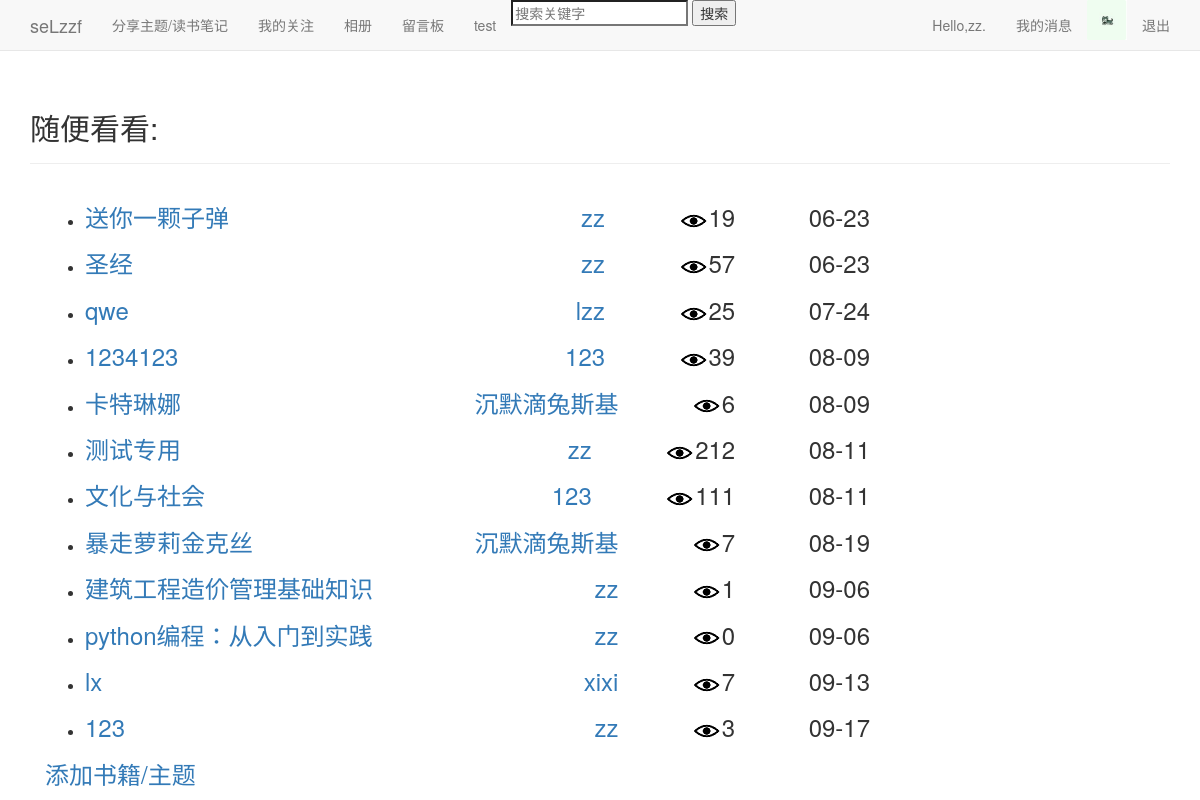
Page /index/ (signed in) on the committed database.
### users/models.py (models this page shows, shortened)
class Userinfo(models.Model):
	user=models.OneToOneField(User)
	pic=models.ImageField(upload_to='images',default='images/default.jpg',verbose_name='头像',blank=True)
	sex=models.CharField('性别',max_length=2,choices=(
	('男','♂'),('女','♀')),blank=True)
	birthday=models.DateField('生日',default='2000-01-01',blank=True)
	school=models.TextField('学校',max_length=50,default='暂未设置所在学校')
	autograph=models.TextField('个性签名',max_length=50,default='暂未设置个性签名')

### blogs/models.py (models this page shows, shortened)
class Theme(models.Model):
	owner=models.ForeignKey(User)
	title=models.CharField('标题',max_length=15)
	date_added=models.DateTimeField(auto_now_add=True)
	设为私密=models.BooleanField(default=False)
	views=models.PositiveIntegerField(default=0)

### blogs/views.py (the view)
# urls.py: url(r'^index/$',views.index,name='index'),
@login_required
def index(request):
	themes=Theme.objects.filter(设为私密=False)
	page_user=request.user
	request_userinfo=Userinfo.objects.get(user=page_user)
	context={'themes':themes,'page_user':page_user,'request_userinfo':request_userinfo}
	return render(request,'blogs/index.html',context)

### blogs/templates/blogs/index.html (shortened to what this page needs)
{% extends "blogs/base.html" %}
{% load static %}
{% block header %}
  <h2>随便看看:</h2>
{% endblock header %}
{% block content %}
<div class="col-md-9">
<ul>
  {% for theme in themes %}
	<li><h3>
	  <a href="{% url 'blogs:theme' theme.owner.id theme.id %}">{{theme.title}}</a>
	  <div style="float:right;">
		{{theme.date_added|date:'m-d'}}
	  </div>
	  <div style="float:right;">
		<img src="{% static 'images/views.jpg' %}"/>{{theme.views}}
	  </div>
	  <a style="float:right;" href="{% url 'users:userinfo' theme.owner.id %}">{{theme.owner}}</a>
	</h3></li>
  {% empty %}
	<li>暂时还没有人发表主题。</li>
  {% endfor %}
</ul>
  {% if page_user == user %}
  <h3>
    <a href="{% url 'blogs:new_theme' %}">添加书籍/主题</a>
  </h3>
  {% endif %}
</div>
{% endblock content %}

### blogs/templates/blogs/base.html (shortened to what this page needs)
{% load bootstrap3 %}
{% load static %}
<!DOCTYPE html>
<html lang='en'>
<head>
  {% bootstrap_css %}
</head>
<body>
  <nav class='navbar navbar-default navbar-static-top'>
    <div class='container'>
	  <div class='navbar-header'>
	    <a class='navbar-brand' href="{% url 'blogs:index' %}">seLzzf</a>
	  </div>
	  <div id='navbar' class='navbar-collapse collapse'>
	    <ul class='nav navbar-nav'>
		  <li><a href="{% url 'blogs:themes' page_user.id %}">分享主题/读书笔记</a></li>
		  {% if user == page_user %}
		  <li><a href="{% url 'action:action' user.id %}">我的关注</a></li>
		  {% endif %}
		  <li><a href="">相册</a></li>
		  <li><a href="{% url 'message:message' page_user.id %}">留言板</a></li>
		  <li><a href="{% url 'blogs:test' %}">test</a></li>
		  <li class='search'>
		    <form method='post' action="{% url 'blogs:search' %}">
		    <input name='search' type='search' placeholder='搜索关键字'>
		    <input type='submit' value='搜索'>
		    </form>
		  </li>
		</ul>
		<ul class='nav navbar-nav navbar-right'>
		  {% if user.is_authenticated %}
			<li><a href="{% url 'users:userinfo' user.id %}">Hello,{{ user.username }}.</a></li>
			<li><a href="{% url 'users:userinfo' user.id %}">我的消息</a></li>
			<li><img src="{{ request_userinfo.pic.url }}" alt='pic' height="40" width="40"/></li>
			<li><a href="{% url 'users:logout' %}">退出</a></li>
		  {% endif %}
		</ul>
	  </div>
	</div>
  </nav>
  <div class='container'>
    <div class='page-header'>
      {% block header %}{% endblock header %}
    </div>
    <div>
      {% block content %}{% endblock content %}
	</div>
  </div>
</body>
</html>

### rows in the picture
Userinfo: pic (picture)
Theme: title "送你一颗子弹", date_added "06-23", views "19", owner "zz"
Theme: title "圣经", date_added "06-23", views "57", owner "zz"
Theme: title "qwe", date_added "07-24", views "25", owner "lzz"
Theme: title "1234123", date_added "08-09", views "39", owner "123"
Theme: title "卡特琳娜", date_added "08-09", views "6", owner "沉默滴兔斯基"
Theme: title "测试专用", date_added "08-11", views "212", owner "zz"
Theme: title "文化与社会", date_added "08-11", views "111", owner "123"
Theme: title "暴走萝莉金克丝", date_added "08-19", views "7", owner "沉默滴兔斯基"
Theme: title "建筑工程造价管理基础知识", date_added "09-06", views "1", owner "zz"
Theme: title "python编程：从入门到实践", date_added "09-06", views "0", owner "zz"
Theme: title "lx", date_added "09-13", views "7", owner "xixi"
Theme: title "123", date_added "09-17", views "3", owner "zz"

### other values in the picture
{{ user.username }} "zz"
